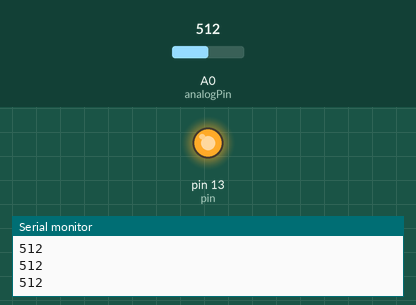
Simulated run of this sketch. Board: Arduino Uno, built with avr-gcc and run on an emulated ATmega328P. Shown: output pins drawn as LEDs (lit = HIGH), the last lines printed to the serial monitor. The inputs (shaded band) are chosen by the test bench; at power-on: A0 (analogPin) = 512.

Above: at 1.2 s.
1.3 s: A0 (analogPin) set to 317
2.8 s: A0 (analogPin) set to 283
At 3.2 s:
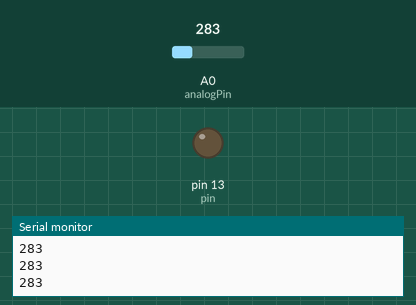
4.3 s: A0 (analogPin) set to 306
At 5.5 s:
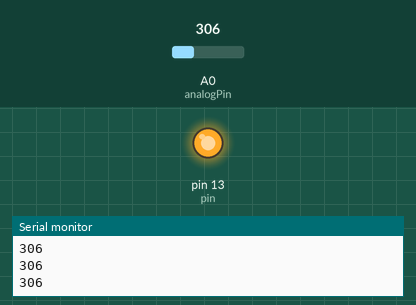
5.8 s: A0 (analogPin) set to 290
At 6.8 s:
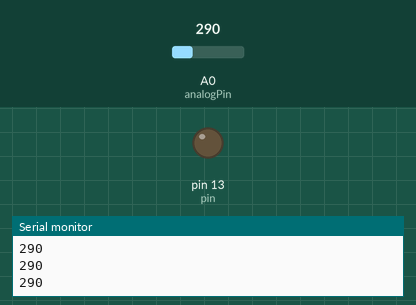
Timing chart, 0 to 8.3 s (numbered marks = the images above; inputs shaded):
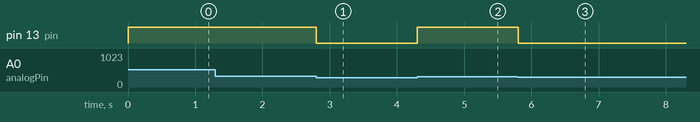

The sketch:

led-foscor-sala.ino
```cpp
int  analogPin = A0, val = 0,  pin = 13;
void  setup()
{
      Serial.begin(9600);
      pinMode(pin,  OUTPUT);
    }
void  loop()  {
    val = analogRead(analogPin);    //  read  the input pin
    Serial.println(val);
    if  (val  > 300)  {
        digitalWrite(pin,HIGH);
    } else  {
    digitalWrite(pin,LOW);
    }
    delay(20);//  debug value
}
```

Measured:
- the behaviour switches between 301 and 300 on A0 (analogPin) (found by bisection; images 0 and 1)
- after the input at 2.8 s, pin 13 (pin): HIGH → LOW at once
- after the input at 4.3 s, pin 13 (pin): LOW → HIGH at once
- after the input at 5.8 s, pin 13 (pin): HIGH → LOW at once
